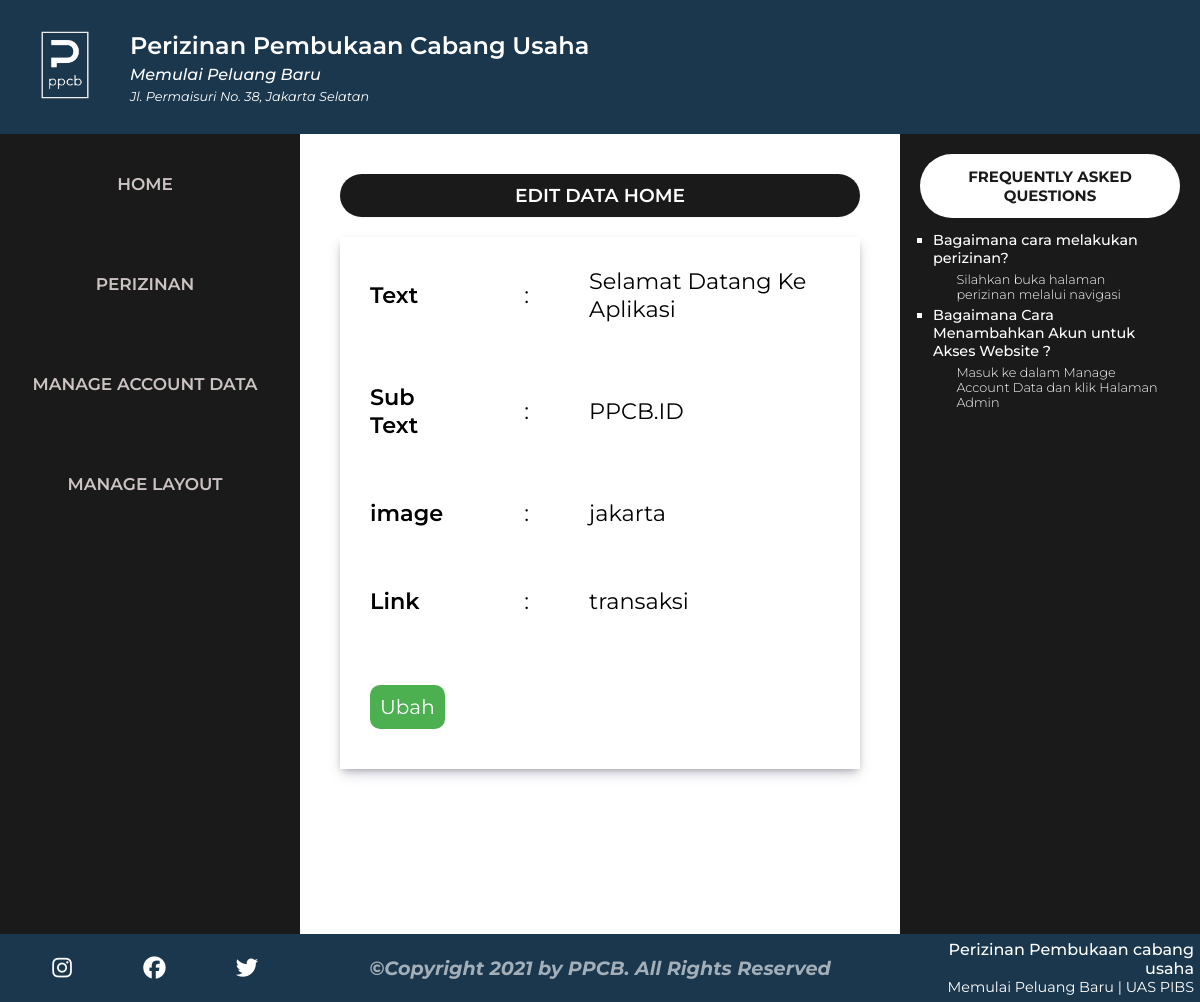
Page /public/home/dataHome (signed in) on the committed database.
### tables this page shows
CREATE TABLE `header` (
  `id_header` varchar(20) NOT NULL DEFAULT '',
  `logo` varchar(255) DEFAULT NULL,
  `nama_web` varchar(255) DEFAULT NULL,
  `sub_text` varchar(255) DEFAULT NULL,
  `alamat` varchar(255) DEFAULT NULL
);

CREATE TABLE `navigasi` (
  `id_nav` varchar(11) NOT NULL DEFAULT '',
  `nav_main` varchar(255) DEFAULT NULL,
  `nav_link` varchar(255) DEFAULT NULL
);

CREATE TABLE `home` (
  `id_home` varchar(20) NOT NULL DEFAULT '',
  `text` varchar(255) DEFAULT NULL,
  `sub_text` varchar(255) DEFAULT NULL,
  `image` varchar(255) DEFAULT NULL,
  `head_link` varchar(255) DEFAULT NULL
);

CREATE TABLE `aside` (
  `id_aside` varchar(20) NOT NULL DEFAULT '',
  `aside_faq` varchar(255) DEFAULT NULL,
  `faq_answer` varchar(255) DEFAULT NULL
);

CREATE TABLE `footer` (
  `id_footer` varchar(20) NOT NULL DEFAULT '',
  `copyright` varchar(255) DEFAULT NULL,
  `facebook` varchar(255) DEFAULT NULL,
  `instagram` varchar(255) DEFAULT NULL,
  `twitter` varchar(255) DEFAULT NULL,
  `nama_web` varchar(255) DEFAULT NULL,
  `slogan` varchar(255) DEFAULT NULL,
  `keterangan` varchar(255) DEFAULT NULL
);

### app/core/Controller.php (called while the page is built, shortened)
<?php
class Controller
{
    public function view($view, $data = [])
    {
        require_once '../app/views/' . $view . '.php';
    }
    public function model($model)
    {
        return new $model;
    }
}

### app/controllers/Home.php (called while the page is built, shortened)
<?php
class Home extends Controller
{
    public function dataHome()
    {
        $data['judul'] = 'Edit Data Home';
        $data['head'] = $this->model('Header_model')->getHeader();
        $data['footer'] = $this->model('Footer_model')->getFooter();
        $data['home'] = $this->model('Home_model')->getHome();
        $data['aside'] = $this->model('Aside_model')->getAside();
        $data['nav'] = $this->model('Navigasi_model')->getNavigasi();
        $data['child'] = $this->model('Navigasi_model')->getChild();
        $this->view('templates/header', $data);
        $this->view('templates/nav', $data);
        $this->view('home/dataHome', $data);
        $this->view('templates/aside', $data);
        $this->view('templates/footer', $data);
    }
}

### app/core/App.php (called while the page is built, shortened)
<?php
class App
{
    protected $method = 'index';
    protected $params = [];
    public function __construct()
    {
        $url = $this->parseURL();
        if (file_exists('../app/controllers/' . $url[0] . '.php')) {
            unset($url[0]);
        }
        $this->controller = new $this->controller;
        if (isset($url[1])) {
            if (method_exists($this->controller, $url[1])) {
                $this->method = $url[1];
            }
        }
        call_user_func_array([$this->controller, $this->method], $this->params);
    }
    public function parseURL()
    {
        if (isset($_GET['url'])) {
            $url = rtrim($_GET['url'], '/');
            $url = filter_var($url, FILTER_SANITIZE_URL);
            $url = explode('/', $url);
            return $url;
        }
    }
}

### public/index.php (called while the page is built, shortened)
<?php
$app = new App;

### app/core/Database.php (called while the page is built, shortened)
<?php
class Database
{
    private $host = DB_HOST;
    private $user = DB_USER;
    private $pass = DB_PASS;
    private $db_name = DB_NAME;
    private $dbh;
    private $stmt;
    public function __construct()
    {
        $dsn = 'mysql:host=' . $this->host . ';dbname=' . $this->db_name;;
        $option = [
            PDO::ATTR_PERSISTENT => true,
            PDO::ATTR_ERRMODE => PDO::ERRMODE_EXCEPTION
        ];
        try {
            $this->dbh = new PDO($dsn, $this->user, $this->pass, $option);
        } catch (PDOException $e) {
            die($e->getMessage());
        }
    }
    public function query($query)
    {
        $this->stmt = $this->dbh->prepare($query);
    }
    public function execute()
    {
        $this->stmt->execute();
    }
    public function resultSet()
    {
        $this->execute();
        return $this->stmt->fetchAll(PDO::FETCH_ASSOC);
    }
    public function single()
    {
        $this->execute();
        return $this->stmt->fetch(PDO::FETCH_ASSOC);
    }
}

### app/models/Header_model.php (called while the page is built, shortened)
<?php
class Header_model
{
    private $db;
    public function __construct()
    {
        $this->db = new Database;
    }
    public function getHeader()
    {
        $this->db->query('SELECT * FROM header');
        return $this->db->single();
    }
}

### app/models/Navigasi_model.php (called while the page is built, shortened)
<?php
class Navigasi_model
{
    private $db;
    public function __construct()
    {
        $this->db = new Database;
    }
    public function getNavigasi()
    {
        $this->db->query('SELECT * FROM navigasi');
        return $this->db->resultSet();
    }
    public function getChild()
    {
        $this->db->query('SELECT * FROM navchild');
        return $this->db->resultSet();
    }
}

### app/models/Home_model.php (called while the page is built, shortened)
<?php
class Home_model
{
    private $db;
    public function __construct()
    {
        $this->db = new Database;
    }
    public function getHome()
    {
        $this->db->query('SELECT * FROM home');
        return $this->db->single();
    }
}

### app/models/Aside_model.php (called while the page is built, shortened)
<?php
class Aside_model
{
    private $db;
    public function __construct()
    {
        $this->db = new Database;
    }
    public function getAside()
    {
        $this->db->query('SELECT * FROM aside');
        return $this->db->resultSet();
    }
}

### app/models/Footer_model.php (called while the page is built, shortened)
<?php
class Footer_model
{
    private $db;
    public function __construct()
    {
        $this->db = new Database;
    }
    public function getFooter()
    {
        $this->db->query('SELECT * FROM footer');
        return $this->db->single();
    }
}

### app/views/home/dataHome.php (the view)
<article>
    <h3 class="headingform"><?= $data['judul'] ?></h3>
    <table class="formdetail">
        <tr>
            <td class="placehold">Text</td>
            <td>:</td>
            <td><?= $data['home']['text'] ?></td>
        </tr>
        <tr>
            <td class="placehold">Sub Text</td>
            <td>:</td>
            <td><?= $data['home']['sub_text'] ?></td>
        </tr>
        <tr>
            <td class="placehold">image</td>
            <td>:</td>
            <td><?= $data['home']['image'] ?></td>
        </tr>
        <tr>
            <td class="placehold">Link</td>
            <td>:</td>
            <td><?= $data['home']['head_link'] ?></td>
        </tr>
        <tr>
            <td class="placehold">
                <a href="<?= BASEURL; ?>/home/ubah/<?= $data['home']['id_home']; ?>"><button class="button_ubah">Ubah</button></a>
            </td>
        </tr>
    </table>
</article>

### app/views/templates/header.php (shortened to what this page needs)
<!DOCTYPE html>
<html lang="en">
<head>
    <link rel="stylesheet" href="<?= BASEURL; ?>/css/d_style.css">
</head>
<body>
    <header>
        <div class="sisikiri">
            <span class="containimg">
                <img id="logowebsite" src="<?= BASEURL; ?>/img/<?= $data['head']['logo']; ?>.png" />
            </span>
            <span class="containheadinfo">
                <div class="namaweb"><?= $data['head']['nama_web']; ?></div>
                <div class="slogan"><?= $data['head']['sub_text']; ?></div>
                <div class="alamat"><?= $data['head']['alamat']; ?></div>
            </span>
        </div>
    </header>

### app/views/templates/nav.php (shortened to what this page needs)
<div>
    <nav>
        <ul>
            <button class="bgnavmain"><a class="navmain" href="<?= BASEURL ?>/<?= $data['nav']['0']['nav_link'] ?>/"><?= $data['nav']['0']['nav_main'] ?></a></button>
            <button class="drpnavmain"><a class="navmain" href="<?= $data['nav']['1']['nav_link'] ?>"><?= $data['nav']['1']['nav_main'] ?></a></button>
            <button class="drpnavmain"><a class="navmain" href="<?= $data['nav']['2']['nav_link'] ?>"><?= $data['nav']['2']['nav_main'] ?></a></button>
            <li class="drpnavmain"><a class="navmain" href="<?= $data['nav']['3']['nav_link'] ?>"><?= $data['nav']['3']['nav_main'] ?></a></li>
        </ul>
    </nav>

### app/views/templates/aside.php
<aside>
    <h4>FREQUENTLY ASKED QUESTIONS</h4>
    <ul class="faq">
        <?php foreach ($data['aside'] as $aside) : ?>
            <li class="pertanyaan"> <?= $aside['aside_faq']; ?>
                <ul class="jawab">
                    <li class="jawaban"><?= $aside['faq_answer']; ?></li>
                </ul>
            </li>
        <?php endforeach ?>
    </ul>
</aside>
</div>

### app/views/templates/footer.php (shortened to what this page needs)
<footer>
    <span class="footerkiri">
        <a class="social" href="<?= $data['footer']['instagram']; ?>"> <i class="fab fa-instagram"></i></a>
        <a class="social" href="<?= $data['footer']['facebook']; ?>"><i class="fab fa-facebook"></i></a>
        <a class="social" href="<?= $data['footer']['twitter']; ?>"><i class="fab fa-twitter"></i></a></i>
    </span>
    <span class="footertengah">
        <h3>&copy;<?= $data['footer']['copyright']; ?></h3>
    </span>
    <span class="footerkanan">
        <div class="footerinfo">
            <div class="info"><?= $data['footer']['nama_web']; ?></div>
            <div class="subtext"><?= $data['footer']['slogan'] ?> | <?= $data['footer']['keterangan'] ?></div>
        </div>
    </span>
</footer>
</body>
</html>

### public/css/d_style.css (style rules this page uses)
* { box-sizing: border-box; font-family: "Montserrat", sans-serif; margin: 0px; padding: 0px; }
.formdetail { box-shadow: rgba(50, 50, 93, 0.25) 0px 6px 12px -2px, rgba(0, 0, 0, 0.3) 0px 3px 7px -3px; border-collapse: collapse; }
.formdetail tr td { padding: 30px; font-size: 1.4rem; margin-top: 10px; }
.placehold { font-weight: 600; }
header { padding: 10px; background-color: #1a374d; width: 100%; display: flex; align-items: center; height: 100%; }
.sisikiri { display: flex; align-items: center; padding: 5px; }
#logowebsite { height: 100px; width: 100px; }
.containheadinfo { height: 100%; display: inline-block; margin-left: 15px; align-items: center; font-weight: 600; color: white; }
.slogan { font-weight: 500; color: white; }
.alamat { font-weight: 400; font-size: 0.8rem; font-style: italic; color: white; }
.containimg { display: inline-block; align-items: center; }
nav { float: left; color: rgb(0, 0, 0); width: 25%; height: 100vh; background-color: #1b1a1a; overflow-y: scroll; text-transform: uppercase; }
.navmain { text-align: center; color: rgb(204, 195, 195); font-weight: 600; text-transform: uppercase; }
.bgnavmain { background-color: #1b1a1a; padding: 30px; display: block; border: none; width: 100%; text-transform: uppercase; }
.drpnavmain { background-color: #1b1a1a; padding: 30px; display: block; border: none; width: 100%; text-transform: uppercase; }
ul { list-style-type: none; padding: 0px; }
a { text-decoration: none; font-size: 17px; color: rgb(0, 0, 0); display: block; }
article { color: rgb(0, 0, 0); float: left; padding: 40px; height: 100vh; width: 50%; background-color: #ffffff; overflow-y: scroll; }
aside { color: rgb(255, 255, 255); text-align: center; float: left; padding: 20px; font-size: 15px; width: 25%; height: 100vh; background-color: #1b1a1a; overflow-y: scroll; }
aside h4 { background-color: white; padding: 5%; color: #1b1a1a; border-radius: 60px; }
.faq { padding: 5%; text-align: left; list-style-type: square; word-break: normal; }
.pertanyaan { font-weight: 500; font-size: 0.9rem; }
.jawab { list-style: none; padding: 2%; padding-left: 10%; font-weight: 300; font-size: 0.8rem; }
footer { display: flex; flex-direction: row; font-size: 1.1rem; padding: 0.5%; bottom: 0; width: 100%; background-color: #1a374d; float: left; align-items: center; }
.social { display: flex; align-items: center; padding: 0; justify-content: center; width: 100%; }
.social i { font-size: 1.4rem; color: white; text-align: center; }
footer .footertengah h3 { opacity: 0.6; font-size: 1.2rem; font-weight: 6=00; font-style: italic; color: black; text-align: center; display: inline-block; color: white; }
.footerkiri { display: flex; width: 25%; height: 100%; float: left; padding: 10px; align-items: center; justify-content: center; color: white; }
.footerkiri a { align-items: center; justify-content: center; color: white; }
.footerkiri a i { transition: 0.3s ease-in-out; }
.footertengah { display: flex; width: 50%; height: 100%; padding: 0.1%; float: left; bottom: 0px; align-items: center; justify-content: center; color: white; }
.footerkanan { display: flex; width: 25%; height: 100%; float: left; align-items: center; justify-content: center; color: white; }
.info { text-align: right; font-size: 1rem; font-weight: 500; }
.subtext { text-align: right; font-size: 0.9rem; font-weight: 400; }
.footerinfo { display: block; }
.button_ubah { background-color: #4caf50; border: none; color: white; padding: 10px; text-align: center; text-decoration: none; display: inline-block; font-size: 20px; cursor: pointer; border-radius: 10px; }
a { padding: 10px 10px 10px 0px; }
.headingform { padding: 10px; text-transform: uppercase; font-weight: 600; width: 100%; background-color: #1b1a1a; color: white; text-align: center; border-radius: 50px; margin-bottom: 20px; box-shadow: rgba(0, 0, 0, 0.05) 0px 1px 2px 0px; }
.namaweb { font-weight: 600; font-size: 1.5rem; margin-bottom: 5px; }
.slogan { font-style: italic; font-weight: 500; margin-bottom: 5px; }
header { display: flex; align-items: center; }

### rows in the picture
header: logo (picture), nama_web "Perizinan Pembukaan Cabang Usaha", sub_text "Memulai Peluang Baru", alamat "Jl. Permaisuri No. 38, Jakarta Selatan"
navigasi: nav_main "HOME"
navigasi: nav_main "PERIZINAN"
navigasi: nav_main "MANAGE ACCOUNT DATA"
navigasi: nav_main "MANAGE LAYOUT"
home: text "Selamat Datang Ke Aplikasi", sub_text "PPCB.ID", image "jakarta", head_link "transaksi"
aside: aside_faq "Bagaimana cara melakukan perizinan?", faq_answer "Silahkan buka halaman perizinan melalui navigasi"
aside: aside_faq "Bagaimana Cara Menambahkan Akun untuk Akses Website ?", faq_answer "Masuk ke dalam Manage Account Data dan klik Halaman Admin"
footer: copyright "Copyright 2021 by PPCB. All Rights Reserved", nama_web "Perizinan Pembukaan cabang usaha", slogan "Memulai Peluang Baru", keterangan "UAS PIBS"

### other values in the picture
$data['judul'] "EDIT DATA HOME"
